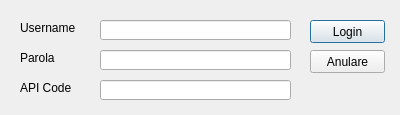
<?xml version="1.0" encoding="UTF-8"?>
<ui version="4.0">
 <class>AuthDialog</class>
 <widget class="QDialog" name="AuthDialog">
  <property name="geometry">
   <rect>
    <x>0</x>
    <y>0</y>
    <width>400</width>
    <height>115</height>
   </rect>
  </property>
  <property name="minimumSize">
   <size>
    <width>400</width>
    <height>115</height>
   </size>
  </property>
  <property name="maximumSize">
   <size>
    <width>400</width>
    <height>115</height>
   </size>
  </property>
  <property name="windowTitle">
   <string>Dialog</string>
  </property>
  <widget class="QPushButton" name="LoginButton">
   <property name="geometry">
    <rect>
     <x>310</x>
     <y>20</y>
     <width>75</width>
     <height>23</height>
    </rect>
   </property>
   <property name="text">
    <string>Login</string>
   </property>
  </widget>
  <widget class="QPushButton" name="CancelButton">
   <property name="geometry">
    <rect>
     <x>310</x>
     <y>50</y>
     <width>75</width>
     <height>23</height>
    </rect>
   </property>
   <property name="text">
    <string>Anulare</string>
   </property>
  </widget>
  <widget class="QLineEdit" name="LoginTextInput">
   <property name="geometry">
    <rect>
     <x>100</x>
     <y>20</y>
     <width>191</width>
     <height>20</height>
    </rect>
   </property>
  </widget>
  <widget class="QLineEdit" name="PasswordTextInput">
   <property name="geometry">
    <rect>
     <x>100</x>
     <y>50</y>
     <width>191</width>
     <height>20</height>
    </rect>
   </property>
  </widget>
  <widget class="QLineEdit" name="APICodeTextInput">
   <property name="geometry">
    <rect>
     <x>100</x>
     <y>80</y>
     <width>191</width>
     <height>20</height>
    </rect>
   </property>
  </widget>
  <widget class="QLabel" name="UsernameLabel">
   <property name="geometry">
    <rect>
     <x>20</x>
     <y>20</y>
     <width>61</width>
     <height>16</height>
    </rect>
   </property>
   <property name="text">
    <string>Username</string>
   </property>
  </widget>
  <widget class="QLabel" name="PasswordLabel">
   <property name="geometry">
    <rect>
     <x>20</x>
     <y>50</y>
     <width>61</width>
     <height>16</height>
    </rect>
   </property>
   <property name="text">
    <string>Parola</string>
   </property>
  </widget>
  <widget class="QLabel" name="APICodeLabel">
   <property name="geometry">
    <rect>
     <x>20</x>
     <y>80</y>
     <width>61</width>
     <height>16</height>
    </rect>
   </property>
   <property name="text">
    <string>API Code</string>
   </property>
  </widget>
 </widget>
 <resources/>
 <connections/>
</ui>
